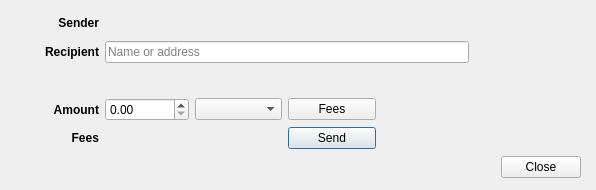
<?xml version="1.0" encoding="UTF-8"?>
<ui version="4.0">
 <class>TransferDialog</class>
 <widget class="QDialog" name="TransferDialog">
  <property name="geometry">
   <rect>
    <x>0</x>
    <y>0</y>
    <width>596</width>
    <height>190</height>
   </rect>
  </property>
  <property name="windowTitle">
   <string>Transfer</string>
  </property>
  <layout class="QGridLayout" name="gridLayout">
   <item row="1" column="0">
    <widget class="QLabel" name="recipientLabel">
     <property name="font">
      <font>
       <weight>75</weight>
       <bold>true</bold>
      </font>
     </property>
     <property name="text">
      <string>Recipient</string>
     </property>
     <property name="alignment">
      <set>Qt::AlignRight|Qt::AlignTrailing|Qt::AlignVCenter</set>
     </property>
    </widget>
   </item>
   <item row="3" column="1">
    <widget class="QDoubleSpinBox" name="amountDoubleSpinBox">
     <property name="sizePolicy">
      <sizepolicy hsizetype="Fixed" vsizetype="Fixed">
       <horstretch>0</horstretch>
       <verstretch>0</verstretch>
      </sizepolicy>
     </property>
     <property name="maximum">
      <double>999999999999.989990234375000</double>
     </property>
    </widget>
   </item>
   <item row="1" column="8">
    <widget class="QLabel" name="recipientBalanceValueLabel">
     <property name="text">
      <string/>
     </property>
    </widget>
   </item>
   <item row="3" column="2">
    <widget class="QComboBox" name="amountUnitComboBox"/>
   </item>
   <item row="3" column="5">
    <widget class="QLabel" name="loaderIconLabel">
     <property name="enabled">
      <bool>true</bool>
     </property>
     <property name="maximumSize">
      <size>
       <width>16</width>
       <height>16</height>
      </size>
     </property>
     <property name="text">
      <string/>
     </property>
     <property name="scaledContents">
      <bool>true</bool>
     </property>
    </widget>
   </item>
   <item row="1" column="1" colspan="4">
    <widget class="QLineEdit" name="recipientNameOrAddressLineEdit">
     <property name="sizePolicy">
      <sizepolicy hsizetype="Preferred" vsizetype="Fixed">
       <horstretch>0</horstretch>
       <verstretch>0</verstretch>
      </sizepolicy>
     </property>
     <property name="placeholderText">
      <string>Name or address</string>
     </property>
    </widget>
   </item>
   <item row="3" column="0">
    <widget class="QLabel" name="amountLabel">
     <property name="font">
      <font>
       <weight>75</weight>
       <bold>true</bold>
      </font>
     </property>
     <property name="text">
      <string>Amount</string>
     </property>
     <property name="alignment">
      <set>Qt::AlignRight|Qt::AlignTrailing|Qt::AlignVCenter</set>
     </property>
    </widget>
   </item>
   <item row="4" column="3">
    <widget class="QPushButton" name="sendButton">
     <property name="text">
      <string>Send</string>
     </property>
    </widget>
   </item>
   <item row="4" column="0">
    <widget class="QLabel" name="feesLabel">
     <property name="font">
      <font>
       <weight>75</weight>
       <bold>true</bold>
      </font>
     </property>
     <property name="text">
      <string>Fees</string>
     </property>
     <property name="alignment">
      <set>Qt::AlignRight|Qt::AlignTrailing|Qt::AlignVCenter</set>
     </property>
    </widget>
   </item>
   <item row="3" column="3">
    <widget class="QPushButton" name="feesButton">
     <property name="text">
      <string>Fees</string>
     </property>
    </widget>
   </item>
   <item row="4" column="1">
    <widget class="QLabel" name="feesValueLabel">
     <property name="text">
      <string/>
     </property>
    </widget>
   </item>
   <item row="0" column="0">
    <widget class="QLabel" name="senderLabel">
     <property name="font">
      <font>
       <weight>75</weight>
       <bold>true</bold>
      </font>
     </property>
     <property name="text">
      <string>Sender</string>
     </property>
     <property name="alignment">
      <set>Qt::AlignRight|Qt::AlignTrailing|Qt::AlignVCenter</set>
     </property>
    </widget>
   </item>
   <item row="5" column="1" colspan="4">
    <widget class="QLabel" name="sendStatusLabel">
     <property name="styleSheet">
      <string notr="true"/>
     </property>
     <property name="text">
      <string/>
     </property>
     <property name="alignment">
      <set>Qt::AlignCenter</set>
     </property>
    </widget>
   </item>
   <item row="5" column="8" alignment="Qt::AlignHCenter">
    <widget class="QDialogButtonBox" name="buttonBox">
     <property name="sizePolicy">
      <sizepolicy hsizetype="Preferred" vsizetype="Preferred">
       <horstretch>0</horstretch>
       <verstretch>0</verstretch>
      </sizepolicy>
     </property>
     <property name="standardButtons">
      <set>QDialogButtonBox::Close</set>
     </property>
    </widget>
   </item>
   <item row="0" column="8">
    <widget class="QLabel" name="senderBalanceValueLabel">
     <property name="text">
      <string/>
     </property>
    </widget>
   </item>
   <item row="0" column="1" colspan="4">
    <widget class="QLabel" name="senderAddressValueLabel">
     <property name="text">
      <string/>
     </property>
    </widget>
   </item>
   <item row="2" column="1" colspan="3">
    <widget class="QLabel" name="recipientNameOrAddressValueLabel">
     <property name="font">
      <font>
       <italic>true</italic>
      </font>
     </property>
     <property name="text">
      <string/>
     </property>
    </widget>
   </item>
  </layout>
 </widget>
 <tabstops>
  <tabstop>recipientNameOrAddressLineEdit</tabstop>
  <tabstop>amountDoubleSpinBox</tabstop>
  <tabstop>amountUnitComboBox</tabstop>
  <tabstop>feesButton</tabstop>
  <tabstop>sendButton</tabstop>
 </tabstops>
 <resources>
  <include location="../../icons/tikka.slots.pyqt.resources.icons.index.qrc"/>
 </resources>
 <connections/>
</ui>
